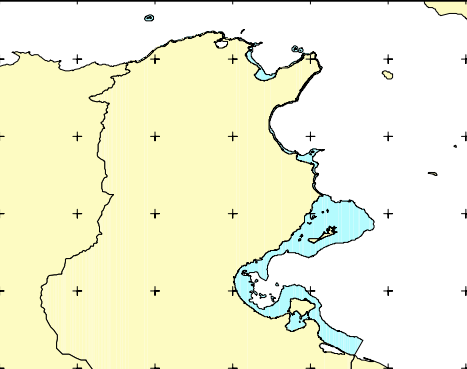
#> input picture traefishing/app/tools/carte/carte_tunisie_bleu.PNG, 467 x 369 px, found by its file name; the run also reads 2 pictures not shown here
$ jupyter execute --allow-errors zonechecker.ipynb   (shell and % lines are left out)
#> lines starting #> are read from the running program, lines starting #| are printed output that depends on the picture; after the words box and inside, x2 and y2 are one past the last pixel; in counts of white or black regions, pixels touching at a corner belong together
#> (a cell that did not finish here is left out)

[cell 2]
# Install required packages in Colab

[cell 3]
import math
import cv2
import numpy as np
from PIL import Image, ImageDraw
import matplotlib.pyplot as plt
from typing import Tuple, List, Dict
import os
from crewai import Agent, Task, Crew, Process
import folium
import webbrowser
import geocoder
import requests

# Coordinate conversion
def deg_min_to_decimal(deg: int, minutes: float) -> float:
    return deg + minutes / 60

# [29 lines left out: functions latlon_to_pixel_mercator, calculate_scale, not called in this run]

[cell 4]
# [40 lines left out: functions create_color_mask, process_image, process_multi_zone_image, not called in this run]

[cell 5]
# [26 lines left out: functions is_point_in_zone, get_min_distance_to_contour, is_point_near_border, not called in this run]

[cell 6]
protected_areas = [
    {"name": "Archipel de la Galite", "status": "ASPIM (2001)", "lat": 37.5, "lon": 8.9},
    {"name": "Bahiret El Bibane", "status": "Site Ramsar (2007)", "lat": 33.5, "lon": 11.0},
    {"name": "Complexe des Zones Humides de Sebkhret Oum Ez-Zessar et Sebkhret El Grine", "status": "Site Ramsar (2013)", "lat": 33.7, "lon": 10.8},
    {"name": "Complexe des Zones Humides des Chott El Guetayate et Sebkhret Dhreia et Oueds Akarit, Rekhama et Meleh", "status": "Site Ramsar (2012)", "lat": 34.0, "lon": 10.0},
    {"name": "Complexe Lac de Tunis", "status": "Site Ramsar (2013)", "lat": 36.8, "lon": 10.2},
    {"name": "Djerba Bin El Ouedian", "status": "Site Ramsar (2007)", "lat": 33.8, "lon": 10.9},
    {"name": "Djerba Guellala", "status": "Site Ramsar (2007)", "lat": 33.7, "lon": 10.9},
    {"name": "Djerba Ras Rmel", "status": "Site Ramsar (2007)", "lat": 33.9, "lon": 10.9},
    {"name": "Galiton", "status": "Réserve naturelle (1980)", "lat": 37.4, "lon": 8.8},
    {"name": "Lague de Boughrara", "status": "Site Ramsar (2012)", "lat": 33.6, "lon": 10.7},
    {"name": "Iles Kerkennah", "status": "Site Ramsar (2012)", "lat": 34.7, "lon": 11.0},
    {"name": "Iles Kneiss", "status": "Réserve Naturelle (1993), ASPIM (2001), Site Ramsar (2007)", "lat": 34.4, "lon": 10.3},
    {"name": "Iles Zembra et Zembretta", "status": "Réserve de Biosphère (1977), Parc National (1973), ASPIM (2003)", "lat": 37.1, "lon": 10.8},
    {"name": "Lague de Ghar El Melh et Delta de la Mejerda", "status": "Site Ramsar (2007)", "lat": 37.2, "lon": 10.2},
    {"name": "Lagunes du Cap Bon Oriental", "status": "Site Ramsar (2007)", "lat": 36.9, "lon": 10.9},
    {"name": "Salines De Thyna", "status": "Site Ramsar (2007)", "lat": 34.2, "lon": 10.1},
    {"name": "Sebkhret Soliman", "status": "Site Ramsar (2007)", "lat": 36.7, "lon": 10.5},
    {"name": "Sebkhret Halk El Manzel Oued Essed", "status": "Site Ramsar (2012)", "lat": 36.6, "lon": 10.6},
    {"name": "Iles Kneiss", "status": "Proposed AMCP", "lat": 34.4, "lon": 10.3},
    {"name": "Archipel de la Galite", "status": "Proposed AMCP", "lat": 37.5, "lon": 8.9},
    {"name": "Iles Kuriat", "status": "Proposed AMCP", "lat": 35.8, "lon": 10.9},
    {"name": "Zembra et Zembretta", "status": "Proposed AMCP", "lat": 37.1, "lon": 10.8},
]

# [25 lines left out: functions haversine, check_proximity_to_protected_areas, not called in this run]

[cell 7]
# [128 lines left out: functions check_light_blue_zone, check_blue_zone, check_green_zone, check_purple_zone, check_orange_zone, check_three_zone_map, not called in this run]

#> (a cell that did not finish here is left out)

[cell 9]
# [8 lines left out: function create_task, not called in this run]

lat, lon = 37.0, 10.0  # Example coordinates (37°00'N, 10°00'E)

#> (the rest of this cell did not finish here and is left out)

[cell 10]
# Install required packages

import os
import cv2
import numpy as np
from PIL import Image
import matplotlib.pyplot as plt
import folium
import geocoder
import requests
from crewai import Agent, Task, Crew, Process
from typing import Callable, List, Dict

# Set Hugging Face API token (replace with your token)
os.environ["HUGGINGFACE_API_KEY"] = "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"  # Replace with your token

# Verify token
if not os.getenv("HUGGINGFACE_API_KEY"):
    raise ValueError("HUGGINGFACE_API_KEY is not set. Get a free token from https://huggingface.co/settings/tokens.")

# Define image paths
image_paths = {
    "light_blue": "/content/carte_tunisie_bleu.PNG",
    "blue": "/content/carte_tunisie_bleu_foncee.PNG",
    "green": "/content/carte_true_gulf_tunis.PNG",
    "purple": "/content/carte_tunisie_mauve.PNG",
    "orange": "/content/carte_true_gulf_gabes.PNG",
    "three_zone": "/content/carte_trois_bleu_tunisie.PNG"
}

# Check for images
for zone, path in image_paths.items():
    if not os.path.exists(path):
        print(f"Warning: Image for {zone} zone ({path}) not found. Upload to /content/carte/.")

# Zone checking functions (same as before)
# [19 lines left out: function check_zone_generic, not called in this run]

def check_light_blue_zone(lat: float, lon: float) -> str:
    return check_zone_generic(lat, lon, image_paths["light_blue"], (150, 150, 255), (255, 255, 255), "light blue", "trawling nets")

def check_blue_zone(lat: float, lon: float) -> str:
    return check_zone_generic(lat, lon, image_paths["blue"], (0, 0, 100), (100, 100, 255), "blue", "fire fishing")

def check_green_zone(lat: float, lon: float) -> str:
    return check_zone_generic(lat, lon, image_paths["green"], (0, 100, 0), (100, 255, 100), "green", "trawling nets")

def check_purple_zone(lat: float, lon: float) -> str:
    return check_zone_generic(lat, lon, image_paths["purple"], (100, 0, 100), (255, 100, 255), "purple", "trawling nets")

def check_orange_zone(lat: float, lon: float) -> str:
    return check_zone_generic(lat, lon, image_paths["orange"], (200, 100, 0), (255, 200, 100), "orange", "navigation")

# [46 lines left out: functions check_three_zone_map, check_proximity_to_protected_areas, not called in this run]

# Define LLM for summary agent
from crewai import LLM
#> (the rest of this cell did not finish here and is left out)

[cell 11]
# Install required packages with minimal conflicts

import os
import cv2
import numpy as np
from PIL import Image
import matplotlib.pyplot as plt
import folium
import geocoder
import requests
from crewai import Agent, Task, Crew, Process
from typing import Callable, List, Dict

# Set Hugging Face API token
os.environ["HUGGINGFACE_API_KEY"] = "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"  # Replace with your token

# Verify token
if not os.getenv("HUGGINGFACE_API_KEY"):
    raise ValueError("HUGGINGFACE_API_KEY is not set. Get a free token from https://huggingface.co/settings/tokens.")

# Define image paths
image_paths = {
    "light_blue": "/content/carte_tunisie_bleu.PNG",
    "blue": "/content/carte_tunisie_bleu_foncee.PNG",
    "green": "/content/carte_true_gulf_tunis.PNG",
    "purple": "/content/carte_tunisie_mauve.PNG",
    "orange": "/content/carte_true_gulf_gabes.PNG",
    "three_zone": "/content/carte_trois_bleu_tunisie.PNG"
}

# Check for images
for zone, path in image_paths.items():
    if not os.path.exists(path):
        print(f"Warning: Image for {zone} zone ({path}) not found. Upload to /content/carte/.")

# Zone checking functions
# [19 lines left out: function check_zone_generic, not called in this run]

def check_light_blue_zone(lat: float, lon: float) -> str:
    return check_zone_generic(lat, lon, image_paths["light_blue"], (150, 150, 255), (255, 255, 255), "light blue", "trawling nets")

def check_blue_zone(lat: float, lon: float) -> str:
    return check_zone_generic(lat, lon, image_paths["blue"], (0, 0, 100), (100, 100, 255), "blue", "fire fishing")

def check_green_zone(lat: float, lon: float) -> str:
    return check_zone_generic(lat, lon, image_paths["green"], (0, 100, 0), (100, 255, 100), "green", "trawling nets")

def check_purple_zone(lat: float, lon: float) -> str:
    return check_zone_generic(lat, lon, image_paths["purple"], (100, 0, 100), (255, 100, 255), "purple", "trawling nets")

def check_orange_zone(lat: float, lon: float) -> str:
    return check_zone_generic(lat, lon, image_paths["orange"], (200, 100, 0), (255, 200, 100), "orange", "navigation")

# [66 lines left out: functions check_three_zone_map, check_proximity_to_protected_areas, not called in this run]

# Define LLM for summary agent only
from crewai import LLM
#> (the rest of this cell did not finish here and is left out)

[cell 12]
# Install required packages with minimal conflicts

[cell 13]
import os
import cv2
import numpy as np
from PIL import Image
import matplotlib.pyplot as plt
import folium
import geocoder
import requests
from crewai import Agent, Task, Crew, Process
from typing import Callable, List, Dict

[cell 14]
# Explicitly clear any OpenAI key to avoid defaults
if "OPENAI_API_KEY" in os.environ:
    del os.environ["OPENAI_API_KEY"]

# Set Hugging Face API token
os.environ["HUGGINGFACE_API_KEY"] = "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"  # Replace with your token

# Verify token
if not os.getenv("HUGGINGFACE_API_KEY"):
    raise ValueError("HUGGINGFACE_API_KEY is not set. Get a free token from https://huggingface.co/settings/tokens.")

# Define image paths
image_paths = {
    "light_blue": "/content/carte_tunisie_bleu.PNG",
    "blue": "/content/carte_tunisie_bleu_foncee.PNG",
    "green": "/content/carte_true_gulf_tunis.PNG",
    "purple": "/content/carte_tunisie_mauve.PNG",
    "orange": "/content/carte_true_gulf_gabes.PNG",
    "three_zone": "/content/carte_trois_bleu_tunisie.PNG"
}

[cell 15]
# Check for images
for zone, path in image_paths.items():
    if not os.path.exists(path):
        print(f"Warning: Image for {zone} zone ({path}) not found. Upload to /content/carte/.")

# Zone checking functions
# [19 lines left out: function check_zone_generic, not called in this run]

def check_light_blue_zone(lat: float, lon: float) -> str:
    return check_zone_generic(lat, lon, image_paths["light_blue"], (150, 150, 255), (255, 255, 255), "light blue", "trawling nets")

def check_blue_zone(lat: float, lon: float) -> str:
    return check_zone_generic(lat, lon, image_paths["blue"], (0, 0, 100), (100, 100, 255), "blue", "fire fishing")

def check_green_zone(lat: float, lon: float) -> str:
    return check_zone_generic(lat, lon, image_paths["green"], (0, 100, 0), (100, 255, 100), "green", "trawling nets")

def check_purple_zone(lat: float, lon: float) -> str:
    return check_zone_generic(lat, lon, image_paths["purple"], (100, 0, 100), (255, 100, 255), "purple", "trawling nets")

def check_orange_zone(lat: float, lon: float) -> str:
    return check_zone_generic(lat, lon, image_paths["orange"], (200, 100, 0), (255, 200, 100), "orange", "navigation")

# [66 lines left out: functions check_three_zone_map, check_proximity_to_protected_areas, not called in this run]

[cell 16]
# Define LLM for summary agent only
from crewai import LLM
#> (the rest of this cell did not finish here and is left out)

[cell 17]
# Create tasks
# [8 lines left out: function create_task, not called in this run]

lat, lon = 37.0, 10.0  # Example coordinates

# Define initial tasks
#> (the rest of this cell did not finish here and is left out)

[cell 18]
# Install required packages

import os
import cv2
import numpy as np
from PIL import Image
import matplotlib.pyplot as plt
import folium
import geocoder
import requests
from crewai import Agent, Task, Crew, Process
from typing import Callable, List, Dict

# Clear OpenAI key
if "OPENAI_API_KEY" in os.environ:
    del os.environ["OPENAI_API_KEY"]

# Set Hugging Face API token
os.environ["HUGGINGFACE_API_KEY"] = "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"  # Replace with your token

# Verify token
if not os.getenv("HUGGINGFACE_API_KEY"):
    raise ValueError("HUGGINGFACE_API_KEY is not set. Get a token from https://huggingface.co/settings/tokens.")

# Define image paths
image_paths = {
    "light_blue": "/content/carte_tunisie_bleu.PNG",
    "blue": "/content/carte_tunisie_bleu_foncee.PNG",
    "green": "/content/carte_true_gulf_tunis.PNG",
    "purple": "/content/carte_tunisie_mauve.PNG",
    "orange": "/content/carte_true_gulf_gabes.PNG",
    "three_zone": "/content/carte_trois_bleu_tunisie.PNG"
}

# Check for images
for zone, path in image_paths.items():
    if not os.path.exists(path):
        print(f"Warning: Image for {zone} zone ({path}) not found. Upload to /content/carte/.")

# Zone checking functions
def check_zone_generic(lat: float, lon: float, image_path: str, color_lower: tuple, color_upper: tuple, zone_name: str, restriction: str) -> str:
#> called with lat = 37.55, lon = 8.52, image_path = '/content/carte_tunisie_bleu.PNG', color_lower = (150, 150, 255), color_upper = (255, 255, 255), zone_name = 'light blue', restriction = 'trawling nets'
    if not os.path.exists(image_path):
        return f"Error checking {zone_name} zone: Warning: Image not found."
    try:
        img = cv2.imread(image_path)
#> img is the input picture: shape (369, 467, 3); mean B, G, R 215.7, 244.9, 243.8
        if img is None:
            return f"Error checking {zone_name} zone: Failed to load image."
        img_rgb = cv2.cvtColor(img, cv2.COLOR_BGR2RGB)
        mask = cv2.inRange(img_rgb, color_lower, color_upper)
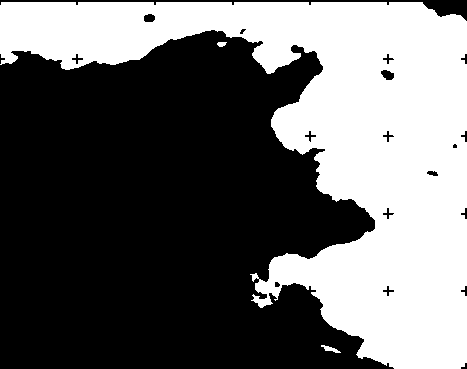
#> mask: shape (369, 467); 40.5% white; 3 white regions, box (x1, y1, x2, y2) and area: (0, 2, 467, 369) 69762, (321, 345, 341, 353) 69, (217, 42, 227, 47) 38
        height, width = img.shape[:2]
        x = int((lon - 7.5) / (12.5 - 7.5) * width)
        y = int((38.5 - lat) / (38.5 - 33.5) * height)
        if 0 <= x < width and 0 <= y < height:
            if mask[y, x] > 0:
                return f"❌ Restricted for {restriction}."
            return f"✅ Allowed for {restriction}."
        return f"Error checking {zone_name} zone: Coordinates out of bounds."
    except Exception as e:
        return f"Error checking {zone_name} zone: {str(e)}"

def check_light_blue_zone(lat: float, lon: float) -> str:
    return check_zone_generic(lat, lon, image_paths["light_blue"], (150, 150, 255), (255, 255, 255), "light blue", "trawling nets")

def check_blue_zone(lat: float, lon: float) -> str:
    return check_zone_generic(lat, lon, image_paths["blue"], (0, 0, 100), (100, 100, 255), "blue", "fire fishing")
#> call 2 of check_zone_generic, with lat = 37.55, lon = 8.52, image_path = '/content/carte_tunisie_bleu_foncee.PNG', color_lower = (0, 0, 100), color_upper = (100, 100, 255), zone_name = 'blue', restriction = 'fire fishing'
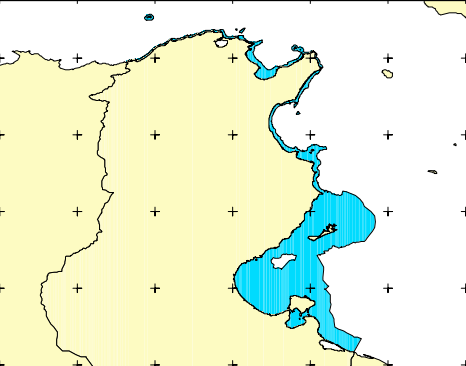
#> input picture traefishing/app/tools/carte/carte_tunisie_bleu_foncee.PNG, 466 x 366 px, found by its file name
#> in check_zone_generic, img is the input picture: shape (366, 466, 3); mean B, G, R 216.4, 243.9, 233.9
#> in check_zone_generic (call 2), `mask = cv2.inRange(img_rgb, color_lower, color_upper)`:
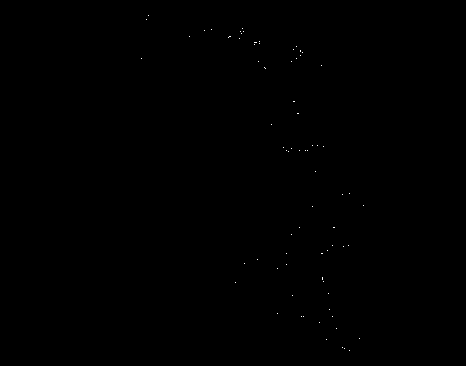
#> mask: shape (366, 466); 0.05% white in thin lines or dots, all inside (x1, y1, x2, y2) = (141, 15, 364, 351)

def check_green_zone(lat: float, lon: float) -> str:
    return check_zone_generic(lat, lon, image_paths["green"], (0, 100, 0), (100, 255, 100), "green", "trawling nets")
#> call 3 of check_zone_generic, with lat = 37.55, lon = 8.52, image_path = '/content/carte_true_gulf_tunis.PNG', color_lower = (0, 100, 0), color_upper = (100, 255, 100), zone_name = 'green', restriction = 'trawling nets'
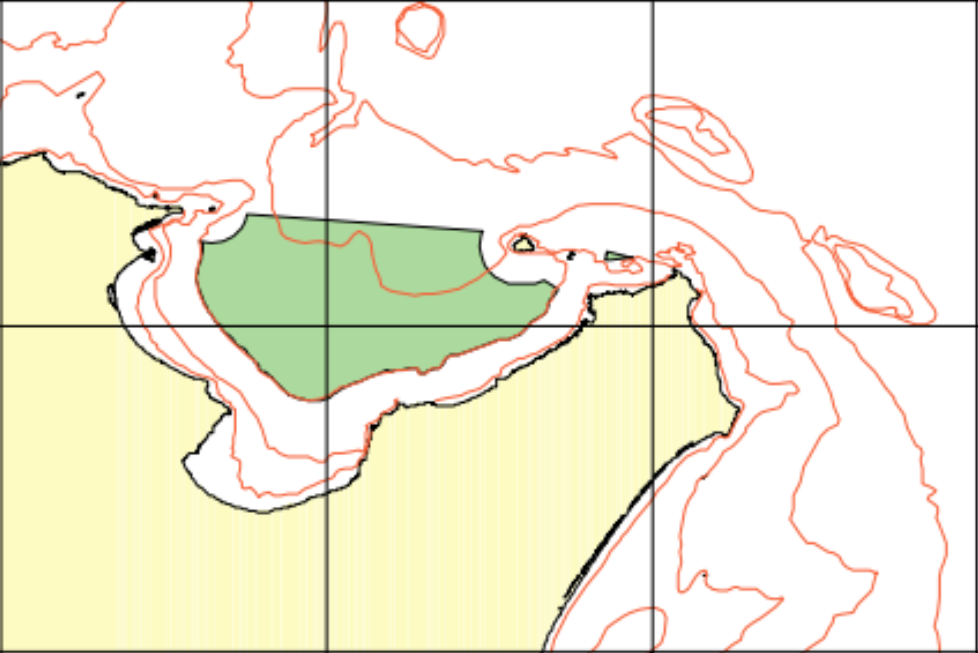
#> input picture traefishing/app/tools/carte/carte_true_gulf_tunis.PNG, 978 x 653 px, found by its file name
#> in check_zone_generic, img is the input picture: shape (653, 978, 3); mean B, G, R 218.2, 238.7, 241.1
#> in check_zone_generic (call 3), `mask = cv2.inRange(img_rgb, color_lower, color_upper)`:
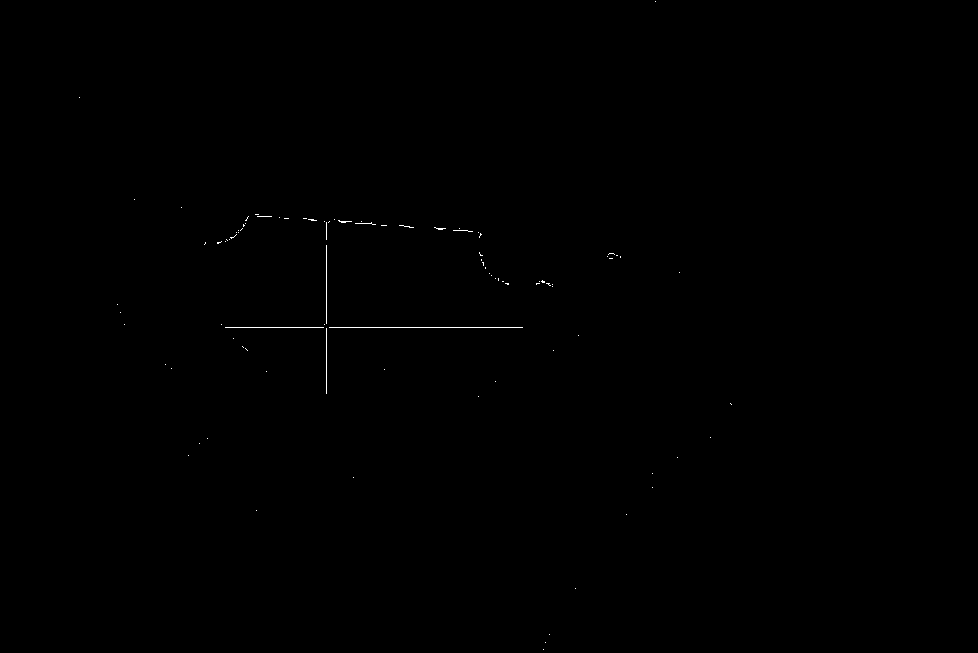
#> mask: shape (653, 978); 0.12% white in thin lines or dots, all inside (x1, y1, x2, y2) = (79, 1, 732, 650)

def check_purple_zone(lat: float, lon: float) -> str:
    return check_zone_generic(lat, lon, image_paths["purple"], (100, 0, 100), (255, 100, 255), "purple", "trawling nets")
#> call 4 of check_zone_generic, with lat = 37.55, lon = 8.52, image_path = '/content/carte_tunisie_mauve.PNG', color_lower = (100, 0, 100), color_upper = (255, 100, 255), zone_name = 'purple', restriction = 'trawling nets'
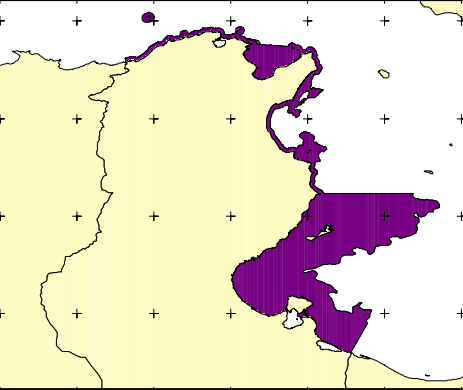
#> input picture traefishing/app/tools/carte/carte_tunisie_mauve.PNG, 463 x 390 px, found by its file name
#> in check_zone_generic, img is the input picture: shape (390, 463, 3); mean B, G, R 203.2, 222.5, 233.7
#> in check_zone_generic (call 4), `mask = cv2.inRange(img_rgb, color_lower, color_upper)`:
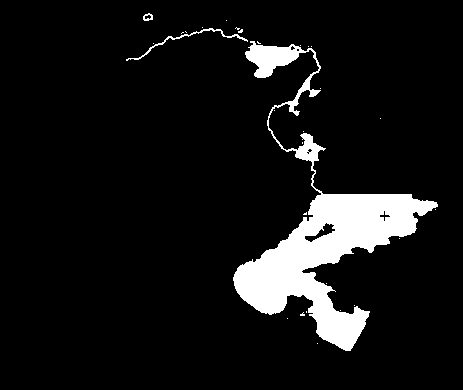
#> mask: shape (390, 463); 8.4% white; 29 white regions (26 under 20 px), largest, box (x1, y1, x2, y2) and area: (233, 41, 438, 351) 14740, (126, 28, 248, 61) 265, (143, 13, 153, 21) 46
#> (the rest of the program and of its run is left out)
